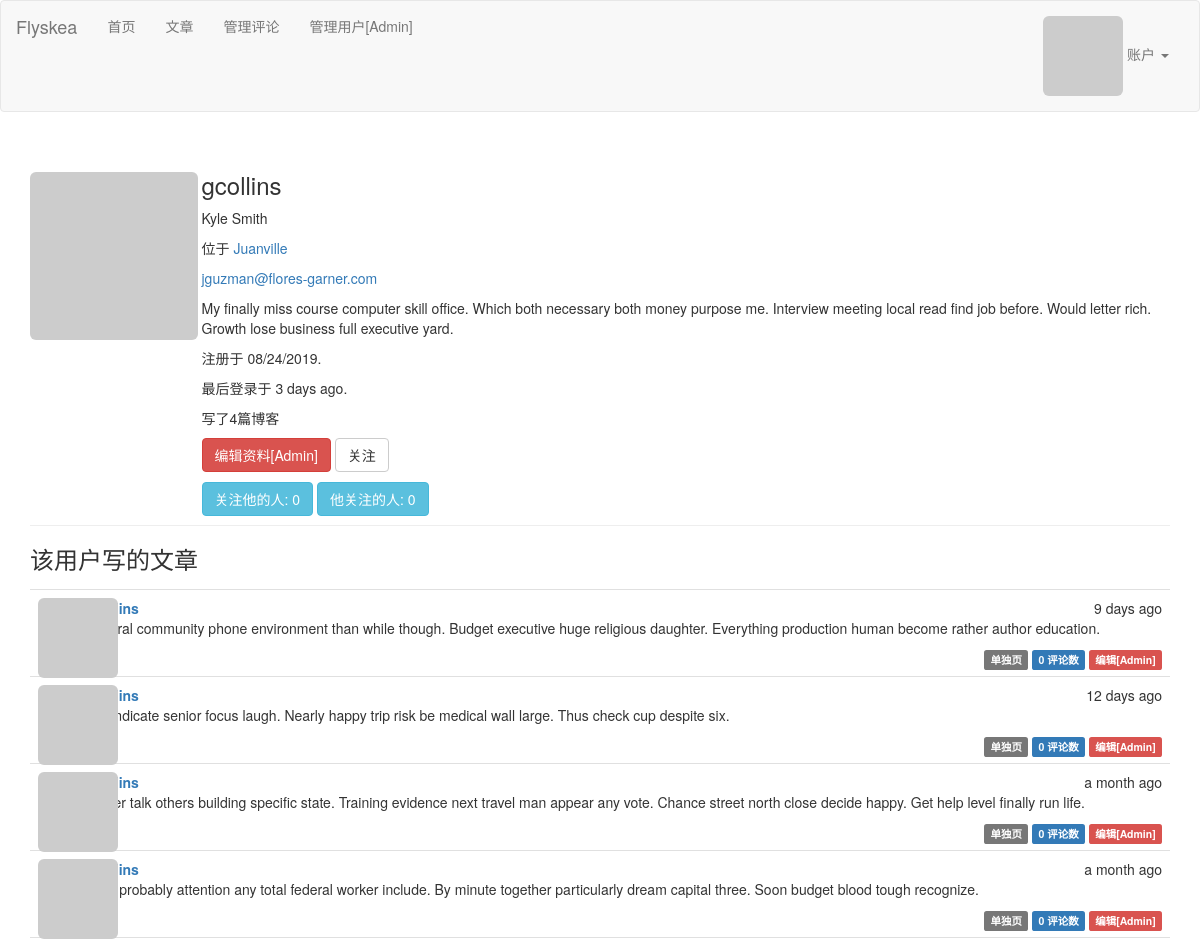
/user/gcollins (signed in), run on the app's committed database.
### app/models.py (models this page shows, shortened)
class User(db.Model,UserMixin):
    __tablename__ = 'users'
    id = db.Column(db.Integer, primary_key=True)
    email = db.Column(db.String(64), unique=True, index=True)
    username = db.Column(db.String(64), unique=True, index=True)
    role_id = db.Column(db.Integer, db.ForeignKey('roles.id'))
    password_hash = db.Column(db.String(128))
    confirmed = db.Column(db.Boolean, default=False)
    name = db.Column(db.String(64))
    location = db.Column(db.String(64))
    about_me = db.Column(db.Text())
    member_since = db.Column(db.DateTime(),default=datetime.utcnow)
    last_seen = db.Column(db.DateTime(),default=datetime.utcnow)
    avatar_hash = db.Column(db.String(32))
    posts = db.relationship('Post', backref='author', lazy='dynamic')
    comments = db.relationship('Comment', backref='author', lazy='dynamic')
    followed = db.relationship('Follow',
                            foreign_keys=[Follow.follower_id],
                            backref=db.backref('follower', lazy='joined'),
                            lazy='dynamic',
                            cascade='all, delete-orphan')
    followers = db.relationship('Follow',
                            foreign_keys=[Follow.followed_id],
                            backref=db.backref('followed', lazy='joined'),
                            lazy='dynamic',
                            cascade='all, delete-orphan')
    @property
    def password(self):
        raise AttributeError('password is not a readable attribute')
    def can(self, perm):
        return self.role is not None and self.role.has_permission(perm)
    def is_administrator(self):
        return self.can(Permission.ADMIN)
    def gravatar(self, size=100, default='identicon', rating='g'):
        if request.is_secure:
            url = 'https://secure.gravatar.com/avatar'
        else:
            url = 'http://www.gravatar.com/avatar'
        hash = self.avatar_hash or self.gravatar_hash()
        return '{url}/{hash}?s={size}&d={default}&r={rating}'.format(
            url=url, hash=hash, size=size, default=default, rating=rating)
    def is_following(self, user):
        if user.id is None:
            return False
        return self.followed.filter_by(
            followed_id=user.id).first() is not None
    def ping(self):
        self.last_seen = datetime.utcnow()
        db.session.add(self)
        db.session.commit()

class Post(db.Model):
    __tablename__ = 'posts'
    id = db.Column(db.Integer, primary_key=True)
    body = db.Column(db.Text)
    body_html = db.Column(db.Text)
    timestamp = db.Column(db.DateTime, index=True, default=datetime.utcnow)
    author_id = db.Column(db.Integer, db.ForeignKey('users.id'))
    comments = db.relationship('Comment', backref='post', lazy='dynamic')

### app/main/views.py (the view)
@main.route('/user/<username>')
@login_required
def user(username):
    user = User.query.filter_by(username=username).first()
    if user is None:
        abort(404)
    posts = user.posts.order_by(Post.timestamp.desc()).all()
    return render_template('user.html', user=user, posts=posts)

### app/auth/views.py (called while the page is built)
@auth.before_app_request
def before_request():
    if current_user.is_authenticated:
        current_user.ping()
        if not current_user.confirmed \
                and request.endpoint \
                and request.blueprint != 'auth' \
                and request.endpoint != 'static':
            return redirect(url_for('auth.unconfirmed'))

### app/main/__init__.py (called while the page is built)
@main.app_context_processor
def inject_permissions():
    return dict(Permission=Permission)

### app/main/views.py (called while the page is built)
@main.after_app_request
def after_request(response):
    for query in get_debug_queries():
        if query.duration >= current_app.config['FLASKY_SLOW_DB_QUERY_TIME']:
            current_app.logger.warning(
                'Slow query: %s\nParameters: %s\nDuration: %fs\nContext: %s\n' %
                   (query.statement, query.parameters, query.duration,
                    query.context))
    return response

### app/models.py (called while the page is built)
@login_manager.user_loader
def load_user(user_id):
    return User.query.get(int(user_id))

    def has_permission(self, perm):
        return self.permissions & perm == perm

### app/templates/user.html (shortened to what this page needs)
{% extends "base.html" %}
{% block page_content %}
<div class="page-header">
    <img class="profile-thumbnail img-responsive img-rounded" src="{{ user.gravatar() }}" alt="Responsive image">
    <div class="profile-header">
        <h3>{{ user.username }}</h3>
        {% if user.name or user.location %}
        <p>
            {% if user.name %}
            {{ user.name }}</p>
            {% endif %}
        <p>
            {% if user.location %}
            位于 <a href="https://www.amap.com/search?query={{ user.location }}">{{ user.location }}</a><br>
            {% endif %}
        </p>
        {% endif %}
        {% if current_user.is_administrator() %}
            <p><a href="{{ url_for('main.user', username=current_user.username) }}">{{ user.email }}</a></p>
        {% endif %}
        {% if user.about_me %}<p>{{ user.about_me }}</p>{% endif %}
        <p>注册于 {{ moment(user.member_since).format('L') }}.</p>
        <p>最后登录于 {{ moment(user.last_seen).fromNow() }}.</p>
        <p>写了{{ user.posts.count() }}篇博客</p>
        <p>
            {% if current_user.is_administrator() %}
                <a class="btn btn-danger" href="{{ url_for('.edit_profile_admin', id=user.id) }}">编辑资料[Admin]</a>
            {% endif %}
            {% if current_user.can(Permission.FOLLOW) and user != current_user %}
                {% if not current_user.is_following(user) %}
                    <a href="{{ url_for('.follow', username=user.username)}}" class="btn btn-default">关注</a>
                {% else %}
                    <a href="{{ url_for('.unfollow', username=user.username) }}" class="btn btn-default">取消关注</a>
                {% endif %}
            {% endif %}
        </p>
        <a href="{{ url_for('.followers', username=user.username) }}">
            <span class="btn btn-info">关注他的人: {{ user.followers.count() -1 }}</span>
        </a>
        <a href="{{ url_for('.followed', username=user.username) }}">
            <span class="btn btn-info">他关注的人: {{ user.followed.count() -1 }}</span>
        </a>
    </div>
</div>
<h3>该用户写的文章</h3>
{% include '_posts.html' %}
{% endblock %}

### app/templates/_posts.html
<ul class="posts">
    {% for post in posts %}
    <li class="post">
        <div class="post-thumbnail">
            <a href="{{ url_for('.user', username=post.author.username) }}">
                <img class="img-rounded profile-thumbnail" src="{{ post.author.gravatar(size=40) }}">
            </a>
        </div>
        <div class="post-content">
            <div class="post-date">{{ moment(post.timestamp).fromNow() }}</div>
            <div class="post-author"><a href="{{ url_for('.user', username=post.author.username) }}">{{ post.author.username }}</a></div>
            <div class="post-body">
                {% if post.body_html %}
                    {{ post.body_html | safe }}
                {% else %}
                    {{ post.body }}
                {% endif %}
            <div class="post-footer">
                <a href="{{ url_for('.post', id=post.id) }}">
                    <span class="label label-default">单独页</span>
                </a>
                <a href="{{ url_for('.post', id=post.id) }}#comments">
                    <span class="label label-primary">{{ post.comments.count() }} 评论数</span>
                </a>
                {% if current_user == post.author %}
                <a href="{{ url_for('.edit', id=post.id) }}">
                    <span class="label label-primary">编辑</span>
                </a>
                {% elif current_user.is_administrator() %}
                <a href="{{ url_for('.edit', id=post.id) }}">
                    <span class="label label-danger">编辑[Admin]</span>
                </a>
                {% endif %}
            </div>
            </div>
        </div>
    </li>
    {% endfor %}
</ul>

### app/static/styles.css (style rules this page uses)
.profile-thumbnail { position: absolute; }
.profile-header { min-height: 260px; margin-left: 12.25em; }
ul.posts { list-style-type: none; padding: 0px; margin: 16px 0px 0px 0px; border-top: 1px solid #e0e0e0; }
div.page-header img.profile-thumbnail { height: 12em; width: 100%； }
ul.posts li.post { padding: 8px; border-bottom: 1px solid #e0e0e0; }
div.post-date { float: right; }
div.post-author { font-weight: bold; }
div.post-thumbnail { position: absolute; }
div.post-content { margin-left: 48px; min-height: 48px; }
div.post-footer { text-align: right; }

### data on the page
User: username "gcollins", name "Kyle Smith", location "Juanville", email "jguzman@flores-garner.com", about_me "My finally miss course computer skill office. Which both necessary both money purpose me. Interview meeting local read find job before. Would letter rich. Growth lose business full executive yard.", member_since "08/24/2019", last_seen "3 days ago"
Post: timestamp "9 days ago", body_html "Several community phone environment than while though. Budget executive huge religious daughter. Everything production human become rather author education.", comments.count "0"
Post: timestamp "12 days ago", body_html "Per indicate senior focus laugh. Nearly happy trip risk be medical wall large. Thus check cup despite six.", comments.count "0"
Post: timestamp "a month ago", body_html "Father talk others building specific state. Training evidence next travel man appear any vote. Chance street north close decide happy. Get help level finally run life.", comments.count "0"
Post: timestamp "a month ago", body_html "Take probably attention any total federal worker include. By minute together particularly dream capital three. Soon budget blood tough recognize.", comments.count "0"

### other printed values
{{ user.posts.count() }} "4"
{{ user.followers.count() -1 }} "0"
{{ user.followed.count() -1 }} "0"
